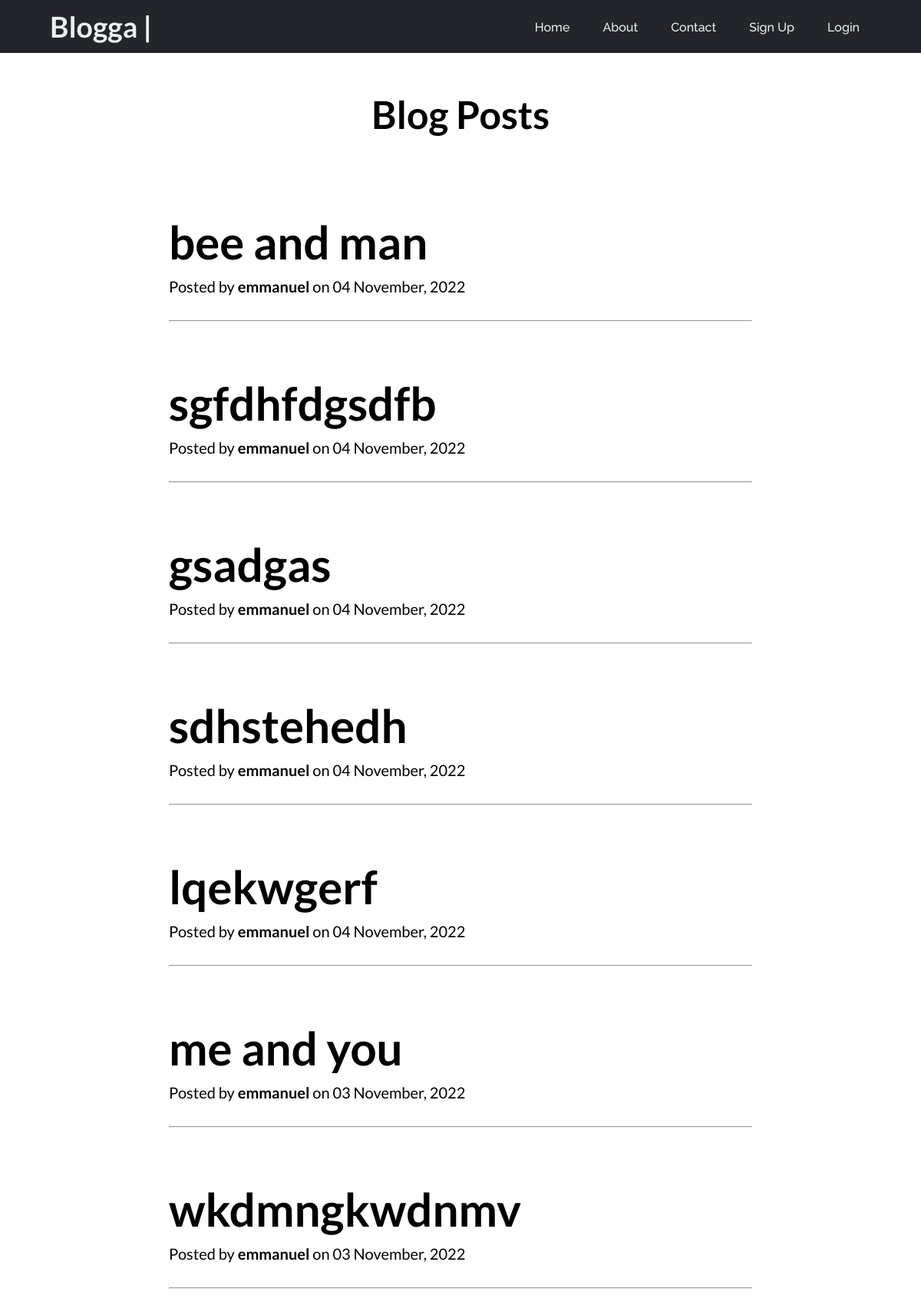
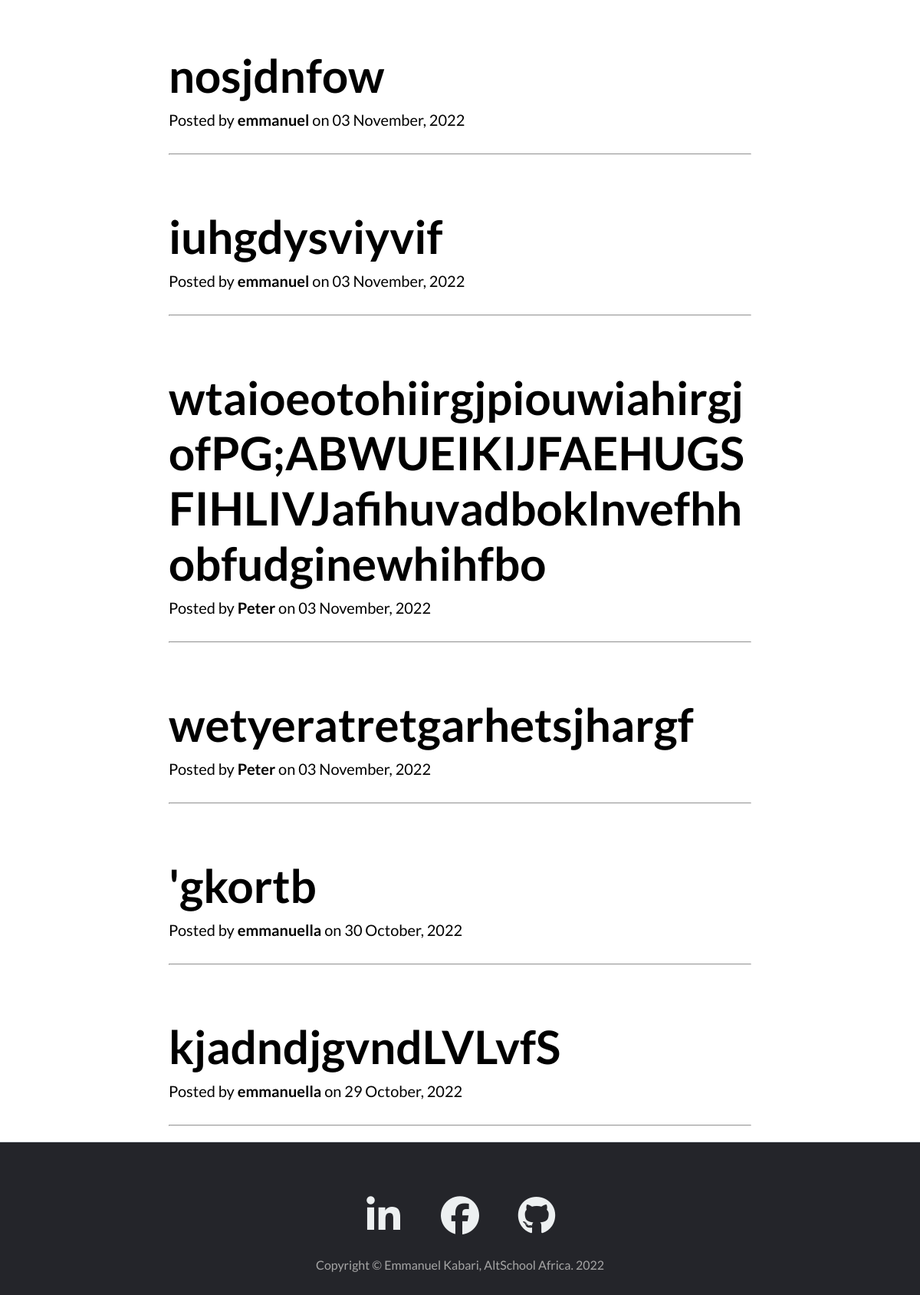
Before: /blogposts with the older database file (2 pictures, top to bottom).
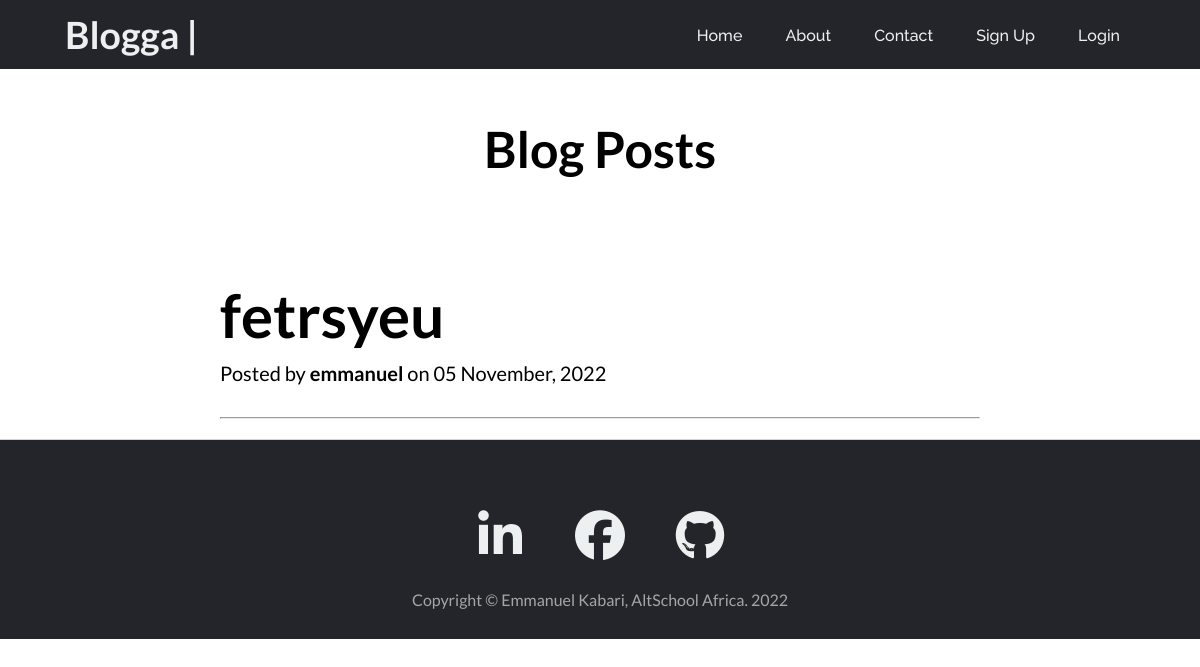
After: the same page with the newer database file.
### app.py (models this page shows, shortened)
class BlogPost(db.Model):
    __tablename__ = 'blog_post'
    id = db.Column(db.Integer(), primary_key=True)
    caption = db.Column(db.String(), nullable=False)
    content = db.Column(db.String(), nullable=False)
    owner_id = db.Column(db.Integer(), db.ForeignKey(
        'users.id'), nullable=False)
    date_created = db.Column(db.DateTime(), default=datetime.utcnow)

class User(db.Model, UserMixin):
    __tablename__ = 'users'
    id = db.Column(db.Integer(), primary_key=True)
    firstname = db.Column(db.String(), nullable=False, unique=False)
    lastname = db.Column(db.String(), nullable=False, unique=False)
    username = db.Column(db.String(50), nullable=False, unique=True)
    email = db.Column(db.String(60), nullable=False, unique=True)
    password_hash = db.Column(db.Text(), nullable=False)
    posts = db.relationship('BlogPost', backref='owner')

### app.py (the view)
@app.route('/')
@app.route('/blogposts')
def home():
    posts = BlogPost.query.order_by(desc(BlogPost.date_created))
    return render_template('index.html', posts=posts)

### templates/index.html (shortened to what this page needs)
{% extends 'base.html' %}
{% block content %}
{% if current_user.is_authenticated %}
    <section class="no-post">
        <div class="no-post-title">
            <h1>Welcome to Blogga.</h1>
            <p><a href="{{ url_for('create_post') }}">Create a Post</a> to share your articles... </p>
        </div>
    </section>
    <section class="blog-head-container">
        <div class="blog-head-title">
            <h1>Blog Posts</h1>
        </div>
    </section>
    {% for post in posts %}
    <section class="blog-container">
        <div>
            <div class="post-preview">
                <a class="link" href="{{url_for('view_post', id=post.id)}}">
                    <h1 class="post-title">{{post.caption}}</h1>
                </a>
                <p class="post-meta">
                    Posted by
                    <strong>{{ post.owner.username }}</strong>
                    on {{post.date_created.strftime('%d %B, %Y')}}
                </p>
            </div>
            <hr class="my-4" />
        </div>
    </section>
    {% endfor %}
{% else %}
    <section class="blog-head-container">
        <div class="blog-head-title">
            <h1>Blog Posts</h1>
        </div>
    </section>
    {% for post in posts %}
    <section class="blog-container">
        <div>
            <div class="post-preview">
                <a class="link" href="{{url_for('view_post', id=post.id)}}">
                    <h1 class="post-title">{{post.caption}}</h1>
                </a>
                <p class="post-meta">
                    Posted by
                    <strong>{{ post.owner.username }}</strong>
                    on {{post.date_created.strftime('%d %B, %Y')}}
                </p>
            </div>
            <hr class="my-4" />
        </div>
    </section>
    {% endfor %}
{% endif %}
{% endblock %}

### templates/base.html (shortened to what this page needs)
<!DOCTYPE html>
<html lang="en">
<head>
    <link rel="stylesheet" href="{{url_for('static', filename='css/style.css')}}">
</head>
<body>
    <header>
        {% if current_user.is_authenticated %}
            <a class="logo" href="{{url_for('home')}}">
                <h2>Blogga &#124;</h2>
                <p>Hello {{current_user.username}}</p>
            </a>
        {% else %}
            <a class="logo" href="{{url_for('home')}}">
                <h2>Blogga &#124;</h2>
            </a>
        {% endif %}
        <nav>
            <ul class="nav_links">
                {% if current_user.is_authenticated %}
                <li><a href="{{ url_for('home') }}">Home</a></li>
                <li><a href="{{ url_for('create_post') }}">Create Post</a></li>
                <li><a href="{{ url_for('about') }}">About</a></li>
                <li><a href="{{ url_for('contact') }}">Contact</a></li>
                <li><a href="{{ url_for('logout') }}">Log Out</a></li>
                {% else %}
                <li><a href="{{ url_for('home') }}">Home</a></li>
                <li><a href="{{ url_for('about') }}">About</a></li>
                <li><a href="{{ url_for('contact') }}">Contact</a></li>
                <li><a href="{{ url_for('register') }}">Sign Up</a></li>
                <li><a href="{{ url_for('login') }}">Login</a></li>
                {% endif %}
            </ul>
        </nav>
    </header>
    <main>
        {% block content %}
        {% endblock %}
    </main>
    <footer class="footer-border-top">
        <div class="footer-container">
            <div class="row footer-row">
                <div class="col-md-10 col-lg-8 col-xl-7">
                    <ul class="footer-list-inline">
                        <li class="footer-list-inline-item">
                            <a href="https://www.linkedin.com/in/kabari-emmanuel/" target="_blank">
                                <span class="fa-stack fa-lg">
                                    <i class="fab fa-linkedin-in"></i>
                                </span>
                            </a>
                        </li>
                        <li class="footer-list-inline-item">
                            <a href="https://www.facebook.com/emmanuel.kabari.56/" target="_blank">
                                <span class="fa-stack fa-lg">
                                    <i class="fab fa-facebook"></i>
                                </span>
                            </a>
                        </li>
                        <li class="footer-list-inline-item">
                            <a href="https://github.com/Kabari" target="_blank">
                                <span class="fa-stack fa-lg">
                                    <i class="fab fa-github"></i>
                                </span>
                            </a>
                        </li>
                    </ul>
                    <div class="small">Copyright &copy; Emmanuel Kabari, AltSchool Africa. 2022</div>
                </div>
            </div>
        </div>
    </footer>
</body>
</html>

### static/css/style.css (style rules this page uses)
* { margin: 0; padding: 0; box-sizing: border-box; font-family: 'Lato'; }
li, a { font-family: 'Raleway', sans-serif; font-weight: 500; font-size: 16px; color: #edf0f1; text-decoration: none; }
header { display: flex; justify-content: space-between; align-items: center; padding: 5px 5%; background-color: #24252A; }
.logo { display: flex; padding: 7px 5px; text-align: center; font-size: 25px; cursor: pointer; }
.nav_links { list-style: none; }
.nav_links li { display: inline-block; padding: 0px 20px; }
.nav_links li a { transition: all 0.3s ease; }
.row { display: flex; margin-bottom: 10px; flex-wrap: wrap; }
.blog-head-container { display: flex; width: 800px; margin: 50px auto; }
.blog-head-title { margin: auto; display: flex; }
.blog-head-title h1 { font-size: 50px; }
.link { color: black; }
.blog-container { display: block; margin: auto; padding: 20px; width: 800px; max-width: 100%; word-wrap: break-word; }
.post-preview { margin: auto; }
.post-title { margin: 30px 0px 10px; font-weight: 700; font-size: 60px; word-wrap: break-word; }
.post-meta { margin: 0 0 32px; font-size: 20px; }
.row { display: flex; flex-wrap: wrap; }
.footer-border-top { border-top: 1px solid #ced4da; margin: auto; width: 100%; height: 200px; background: #24252A; }
.footer-row { justify-content: center; }
.footer-container { margin: 50px auto; }
.footer-list-inline { display: flex; justify-content: center; }
.footer-list-inline-item { display: flex; width: 70px; height: 80px; justify-content: center; align-items: center; list-style: none; margin: auto 15px; font-size: 50px; text-align: center; }
.small { margin: 20px auto; text-align: center; color: #a6a6a6; }
i { font-size: 50px; }

Changed rows visible on the page:
removed BlogPost: caption "bee and man", owner.username "emmanuel", date_created "04 November, 2022"
removed BlogPost: caption "sgfdhfdgsdfb", owner.username "emmanuel", date_created "04 November, 2022"
removed BlogPost: caption "gsadgas", owner.username "emmanuel", date_created "04 November, 2022"
removed BlogPost: caption "sdhstehedh", owner.username "emmanuel", date_created "04 November, 2022"
removed BlogPost: caption "lqekwgerf", owner.username "emmanuel", date_created "04 November, 2022"
removed BlogPost: caption "me and you", owner.username "emmanuel", date_created "03 November, 2022"
removed BlogPost: caption "wkdmngkwdnmv", owner.username "emmanuel", date_created "03 November, 2022"
removed BlogPost: caption "nosjdnfow", owner.username "emmanuel", date_created "03 November, 2022"
removed BlogPost: caption "iuhgdysviyvif", owner.username "emmanuel", date_created "03 November, 2022"
removed BlogPost: caption "wtaioeotohiirgjpiouwiahirgjofPG;ABWUEIKIJFAEHUGSFIHLIVJafihuvadboklnvefhhobfudginewhihfbo", owner.username "Peter", date_created "03 November, 2022"
removed BlogPost: caption "wetyeratretgarhetsjhargf", owner.username "Peter", date_created "03 November, 2022"
removed BlogPost: caption "'gkortb", owner.username "emmanuella", date_created "30 October, 2022"
removed BlogPost: caption "kjadndjgvndLVLvfS", owner.username "emmanuella", date_created "29 October, 2022"
added BlogPost: caption "fetrsyeu", owner.username "emmanuel", date_created "05 November, 2022"
